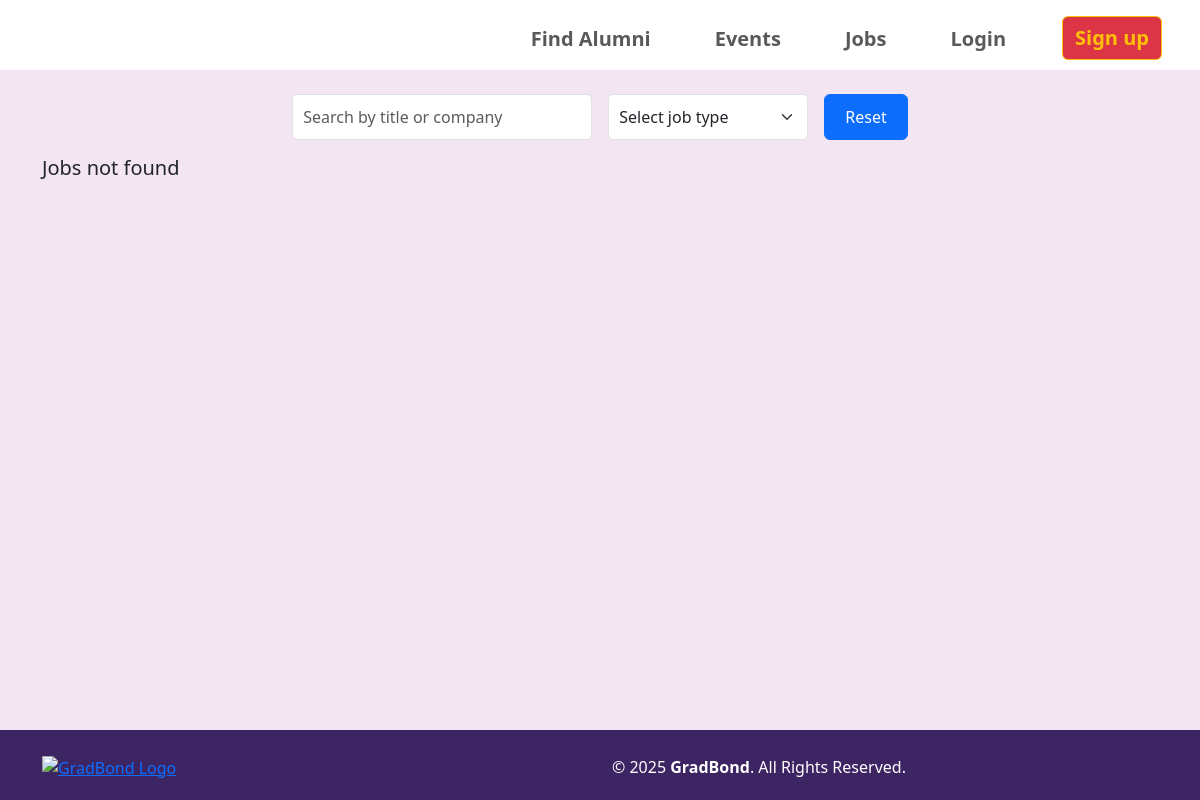
The app's page /jobs, older data.
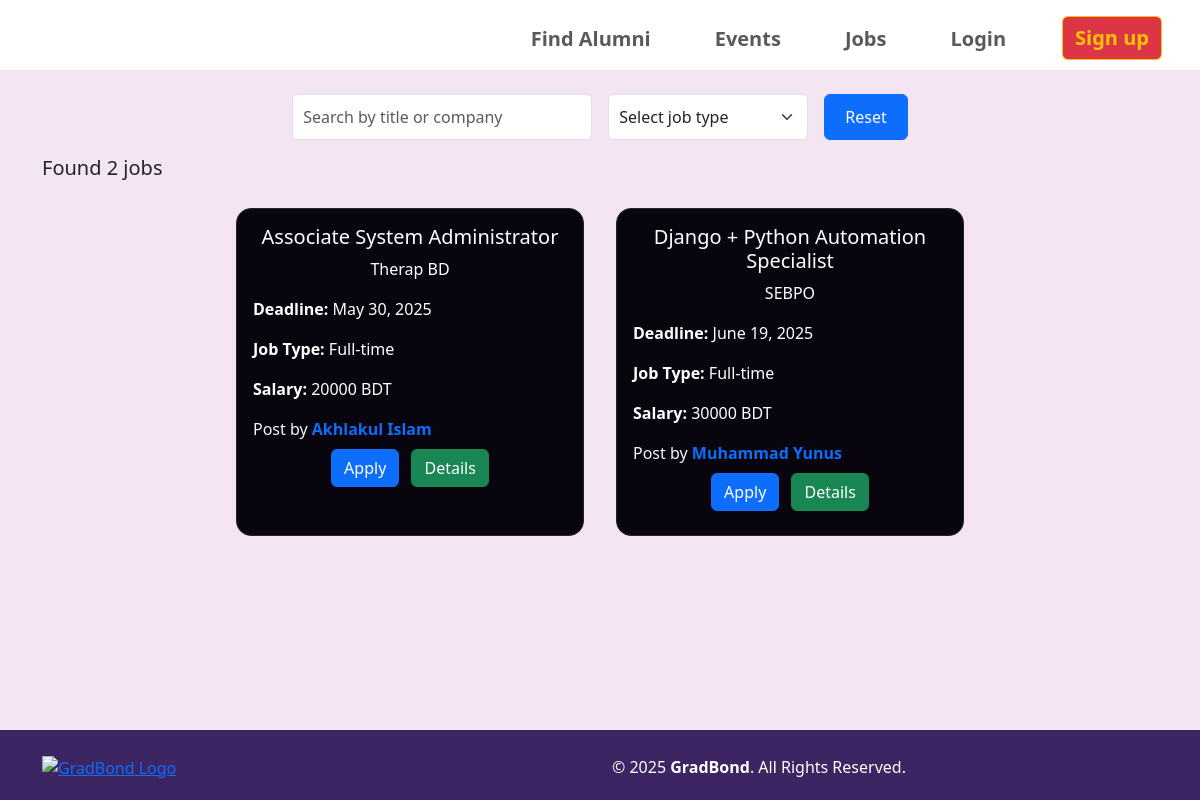
The same page, newer data.
### core/models.py (models this page shows, shortened)
class Jobs(models.Model):
    user = models.ForeignKey(User, on_delete=models.CASCADE, null=True)
    title = models.CharField(max_length=100, blank=True, null=True)
    company = models.CharField(max_length=100, blank=True, null=True)
    job_link = models.URLField(blank=True, null=True)
    job_type = models.CharField(max_length=20, choices=job_types, blank=True, null=True)
    experience = models.CharField(max_length=100, blank=True, null=True)
    salary = models.CharField(max_length=100, blank=True, null=True)
    description = models.TextField(blank=True, null=True)
    deadline = models.DateTimeField(blank=True, null=True)

### core/views.py (the view)
# urls.py: path('jobs', views.view_jobs, name='jobs'),
def view_jobs(request):
    current_date = datetime.now()
    all_jobs = Jobs.objects.filter(deadline__gte=current_date)
    if request.method == 'GET':
        titleComapny = request.GET.get('titleCompany')
        jobType = request.GET.get('jobType')
        if titleComapny:
            all_jobs = all_jobs.filter(title__icontains=titleComapny) | all_jobs.filter(company__icontains=titleComapny)
        if jobType:
            all_jobs = all_jobs.filter(job_type__icontains=jobType)
    return render(request, 'core/jobs.html', {'jobs': all_jobs})

### templates/core/jobs.html (shortened to what this page needs)
{% extends 'base.html' %}
{% load static %}
{% block extra_css %}
<link rel="stylesheet" href="{% static 'CSS/event.css' %}">
{% endblock %}
{% block content %}
<div class="container-fluid my" style="min-height: 660px;">
    <div class="container">
        <div class="row">
            <form action="{% url 'jobs' %}" method="GET">
                <div class="d-flex flex-column flex-sm-row justify-content-center gap-3 mt-4">
                <input onchange="this.form.submit()"
                        type="text" name="titleCompany"
                        class="form-control"
                        placeholder="Search by title or company"
                        value="{{ request.GET.search }}"
                        style="padding: 10px; border-radius: 5px; max-width: 300px; width: 100%;">
                <select onchange="this.form.submit()"
                        name="jobType" id="jobType"
                        class="form-select"
                        style="padding: 10px; border-radius: 5px; max-width: 200px; width: 100%;">
                    <option value="" disabled selected>Select job type</option>
                </select>
                <a href="{% url 'jobs' %}" class="btn btn-primary" style="padding: 10px 20px; white-space: nowrap;">
                    Reset
                </a>
                </div>
            </form>
        </div>
        <div class="row">
            {% if jobs %}
            <h1 class="mt-3 fs-5">Found {{jobs.count}} jobs </h1>
            {% else %}
            <h1 class="mt-3 fs-5">Jobs not found</h1>
            {% endif %}
        </div>
        <div class="row d-flex justify-content-center mt-1">
            {% for job in jobs %}
                <div class="col-lg-4 col-md-6 col-sm-10 col-12 p-3 d-flex justify-content-center">
                    <div class="card w-100 border border-dark"
                        style="background-color: #09050f; border-radius: 15px;">
                        <div class="card-body text-center text-white">
                            <h5 class="card-title">{{ job.title }}</h5>
                            <p>{{ job.company }}</p>
                            <div class="text-start">
                                <p><strong>Deadline:</strong> {{ job.deadline|date:"F d, Y" }}</p>
                                <p><strong>Job Type:</strong> {{ job.job_type }}</p>
                                <p><strong>Salary:</strong> {{ job.salary }} BDT</p>
                                {% if user.is_authenticated %}
                                <p class="card-title" style="color: aliceblue;">Post by <strong>
                                    <a href="{% url 'about' job.user.id %}" style="text-decoration: none;">{{job.user.first_name}}</a>
                                    </strong></p>
                                {% else %}
                                <p class="card-title" style="color: aliceblue;">Post by <strong>
                                    <a href="{% url 'signin' %}" style="text-decoration: none;">{{job.user.first_name}}</a>
                                    </strong></p>
                                {% endif %}
                            </div>
                            {% if user.is_authenticated %}
                            <a href="{{ job.job_link }}" class="btn btn-primary me-2 mb-2" target="_blank">Apply</a>
                            {% else %}
                            <a href="{% url 'signin' %}" class="btn btn-primary me-2 mb-2">Apply</a>
                            {% endif %}
                            <a href="{% url 'job_detail' job.id %}" class="btn btn-success mb-2">Details</a>
                        </div>
                    </div>
                </div>
                {% endfor %}
        </div>
    </div><br><br><br>
</div>
{% endblock %}

### templates/base.html (shortened to what this page needs)
{% load static %}
<!DOCTYPE html>
<html lang="en">
<head>
    <link rel="stylesheet" href="{% static 'CSS/base.css' %}">
    <link href="https://cdn.jsdelivr.net/npm/bootstrap@5.3.3/dist/css/bootstrap.min.css" rel="stylesheet"
>
    <link rel="stylesheet" href="https://cdnjs.cloudflare.com/ajax/libs/font-awesome/6.6.0/css/all.min.css"
 />
    {% block extra_css %}
    {% endblock %}
</head>
<body>
    <nav class="navbar navbar-expand-lg">
        <div class="container p-2">
            <div class="collapse navbar-collapse justify-content-end" id="navbarSupportedContent">
                <ul class="navbar-nav mb-2 mb-lg-0">
                    <li class="nav-item me-5">
                        <a class="nav-link fs-5 fw-bolder" aria-current="page" href="{% url 'find-alumni' %}">Find
                            Alumni</a>
                    </li>
                    <li class="nav-item">
                        <a class="nav-link me-5 fs-5 fw-bolder" aria-current="page" href="{% url 'events' %}">Events</a>
                    </li>
                    <li class="nav-item">
                        <a class="nav-link me-5 fs-5 fw-bolder" aria-current="page" href="{% url 'jobs' %}">Jobs</a>
                    </li>
                    {% if user.is_authenticated %}
                    <li class="nav-item">
                        <div class="dropdown">
                            <button data-mdb-button-init data-mdb-ripple-init data-mdb-dropdown-init
                                class="btn btn-dark dropdown-toggle" type="button" id="dropdownMenuButton"
                                data-mdb-toggle="dropdown" aria-expanded="false">
                                Dashboard
                            </button>
                            <ul class="dropdown-menu" aria-labelledby="dropdownMenuButton">
                                <li><a class="dropdown-item" href="{% url 'profile' %}">Profile</a></li>
                                <li><a class="dropdown-item" href="{% url 'chat_home' %}">Inbox</a></li>
                                <li><a class="dropdown-item" href="{% url 'signout' %}">Sign out</a></li>
                            </ul>
                        </div>
                    </li>
                    <li class="nav-item">
                    </li>
                    {% else %}
                    <li class="nav-item">
                        <a class="nav-link me-5 fs-5 fw-bolder" aria-current="page" href="{% url 'signin' %}">Login</a>
                    </li>
                    <li class="nav-item">
                        <a href="{% url 'signup' %}"><button type="button"
                                class="btn btn-danger btn-outline-warning fs-5 fw-bolder">Sign up</button></a>
                    </li>
                    {% endif %}
                </ul>
            </div>
        </div>
    </nav>
    {% block content %}
    {% endblock %}
    <div class="footer" style="background-color: #3d2462;">
        <div class="container py-4">
            <div class="row align-items-center text-center text-lg-start justify-content-between">
                <div class="col-12 col-lg-3 mb-3 mb-lg-0">
                    <a href="{% url 'home' %}">
                        <img src="https://res.cloudinary.com/dzfy6yteb/image/upload/v1747943791/gradbond_logo.png"
                            alt="GradBond Logo" class="img-fluid" style="max-width: 150px;">
                    </a>
                </div>
                <div class="col-12 col-lg-6 text-white">
                    <p class="mb-0">&copy; 2025 <strong>GradBond</strong>. All Rights Reserved.</p>
                </div>
            </div>
        </div>
    </div>
</body>
</html>

### static/CSS/event.css (style rules this page uses)
.my { background-color: #F3E5F2; margin-top: -8px; }
.footer { background-color: #3D2462; }

Row changes from the older to the newer data that the page shows:
added Jobs: title "Associate System Administrator", company "Therap BD", deadline "May 30, 2025", job_type "Full-time", salary "20000", user.first_name "Akhlakul Islam"
added Jobs: title "Django + Python Automation Specialist", company "SEBPO", deadline "June 19, 2025", job_type "Full-time", salary "30000", user.first_name "Muhammad Yunus"
Text that changed along with them:
{{ jobs.count }}: (not shown) → "2"
text no longer shown: "Jobs not found"
text now shown: "Found jobs"
